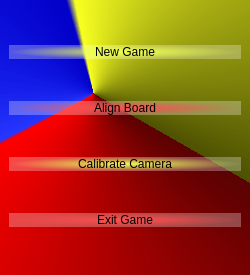
<?xml version="1.0" encoding="UTF-8"?>
<ui version="4.0">
 <class>MainWindow</class>
 <widget class="QMainWindow" name="MainWindow">
  <property name="geometry">
   <rect>
    <x>0</x>
    <y>0</y>
    <width>250</width>
    <height>275</height>
   </rect>
  </property>
  <property name="windowTitle">
   <string>MainWindow</string>
  </property>
  <property name="styleSheet">
   <string notr="true">background-color: qconicalgradient(cx:0.375, cy:0.340909, angle:333.1, stop:0 rgba(77, 80, 0, 208), stop:0.36 rgba(247, 255, 33, 255), stop:0.375 rgba(2, 0, 200, 255), stop:0.645 rgba(28, 45, 255, 164), stop:0.65 rgba(255, 0, 0, 255), stop:1 rgba(88, 0, 0, 207));
</string>
  </property>
  <widget class="QWidget" name="centralwidget">
   <layout class="QVBoxLayout" name="verticalLayout">
    <item>
     <widget class="QPushButton" name="newGame">
      <property name="whatsThis">
       <string>&lt;html&gt;&lt;head/&gt;&lt;body&gt;&lt;p&gt;&lt;br/&gt;&lt;/p&gt;&lt;/body&gt;&lt;/html&gt;</string>
      </property>
      <property name="styleSheet">
       <string notr="true">background-color: qradialgradient(spread:pad, cx:0.5, cy:0.5, radius:0.5, fx:0.5, fy:0.5, stop:0 rgba(236, 255, 80, 255), stop:0.995 rgba(255, 255, 255, 72));
border: 1px transparant black;
color: black;
font: 75 20pt &quot;Purisa&quot;;</string>
      </property>
      <property name="text">
       <string>New Game</string>
      </property>
     </widget>
    </item>
    <item>
     <widget class="QPushButton" name="alignBoard">
      <property name="whatsThis">
       <string>&lt;html&gt;&lt;head/&gt;&lt;body&gt;&lt;p&gt;&lt;br/&gt;&lt;/p&gt;&lt;/body&gt;&lt;/html&gt;</string>
      </property>
      <property name="styleSheet">
       <string notr="true">background-color: qradialgradient(spread:pad, cx:0.5, cy:0.5, radius:0.5, fx:0.5, fy:0.5, stop:0 rgba(255, 80, 80, 255), stop:0.995 rgba(255, 255, 255, 72));
border: 1px transparant black;
color: black;
font: 75 20pt &quot;Purisa&quot;;</string>
      </property>
      <property name="text">
       <string>Align Board</string>
      </property>
     </widget>
    </item>
    <item>
     <widget class="QPushButton" name="calCam">
      <property name="whatsThis">
       <string>&lt;html&gt;&lt;head/&gt;&lt;body&gt;&lt;p&gt;&lt;br/&gt;&lt;/p&gt;&lt;/body&gt;&lt;/html&gt;</string>
      </property>
      <property name="styleSheet">
       <string notr="true">background-color: qradialgradient(spread:pad, cx:0.5, cy:0.5, radius:0.5, fx:0.5, fy:0.5, stop:0 rgba(236, 255, 80, 255), stop:0.995 rgba(255, 255, 255, 72));
border: 1px transparant black;
color: black;
font: 75 20pt &quot;Purisa&quot;;</string>
      </property>
      <property name="text">
       <string>Calibrate Camera</string>
      </property>
     </widget>
    </item>
    <item>
     <widget class="QPushButton" name="exitGame">
      <property name="whatsThis">
       <string>&lt;html&gt;&lt;head/&gt;&lt;body&gt;&lt;p&gt;&lt;br/&gt;&lt;/p&gt;&lt;/body&gt;&lt;/html&gt;</string>
      </property>
      <property name="styleSheet">
       <string notr="true">background-color: qradialgradient(spread:pad, cx:0.5, cy:0.5, radius:0.5, fx:0.5, fy:0.5, stop:0 rgba(255, 80, 80, 255), stop:0.995 rgba(255, 255, 255, 72));
border: 1px transparant black;
color: black;
font: 75 20pt &quot;Purisa&quot;;</string>
      </property>
      <property name="text">
       <string>Exit Game</string>
      </property>
     </widget>
    </item>
   </layout>
  </widget>
 </widget>
 <resources>
  <include location="images/850.jpeg"/>
 </resources>
 <connections/>
</ui>
